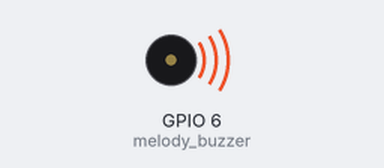
A program run on a simulated ESP32 board running MicroPython. Parts: buzzer (waves = sounding).

Above: at 0.12 s.
At 4.27 s:
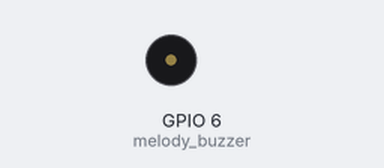
Timing chart, 0 to 5.1 s (numbered marks = the images above):
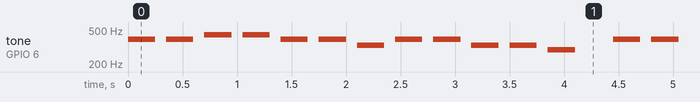

The program:

4-3.________2.py
```python
from machine import Pin, PWM
import time

melody_buzzer = PWM(Pin(6, Pin.OUT), freq=100, duty=0)
melody_buzzer.duty(0)

MELODY = [392, 392, 440, 440, 392, 392, 330, 392, 392,
          330, 330, 293, 0, 392, 392, 440, 440, 392,
          392, 329, 392, 329, 293, 329, 261, 0]

try:
    while True:
        for note_freq in MELODY:
            if note_freq == 0:
                melody_buzzer.duty(0)
                time.sleep_ms(250)
            else:
                melody_buzzer.freq(int(note_freq))
                melody_buzzer.duty(512)
                time.sleep_ms(250)
                melody_buzzer.duty(0)
                time.sleep_ms(100)
except:
    melody_buzzer.duty(0)
```

Measured:
- by itself, tone on GPIO 6 (melody_buzzer): plays 392 Hz for 0.25 s, 392 Hz for 0.25 s, 440 Hz for 0.25 s, 440 Hz for 0.25 s, 392 Hz for 0.25 s, 392 Hz for 0.25 s … (351 notes in this stretch)
